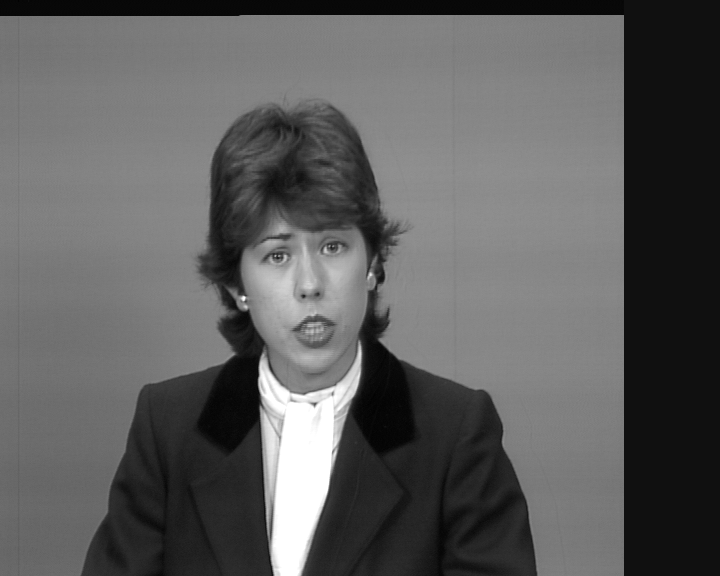
%> input picture speech_recognition/miscellaneous_matlab/DSP_Lab/Exp 3/claire.tiff, 720 x 576 px
$ octave horizontal_gradient.m   (GNU Octave 9; MATLAB toolbox functions it lacks are replaced by stand-ins)
%> lines starting %> are read from the running program, lines starting %| are printed output that depends on the picture; in (x1, y1, x2, y2) boxes, pixels count from 0 and x2, y2 are one past the last pixel; in counts of white or black regions, pixels touching at a corner belong together; the program's own positions count from 1
%ECSE 490 Final Demo Isabel Helleur April 3, 2013

image = cast(imread('claire.tiff'), 'double');
%> image: size 576x720 double; min 1, max 255, mean 93.4; mean of the top-left, top-right, bottom-left and bottom-right quarters 108.6, 95.8, 101.2, 67.9

new_image = zeros(576,720);%create a new matrix for the new image

threshold = 100; %define a threshold for edge detection

horizontal_sobel_filter = transpose(fspecial('sobel'));

%convolve the image with the Sobel filter
edges = conv2(image, horizontal_sobel_filter);
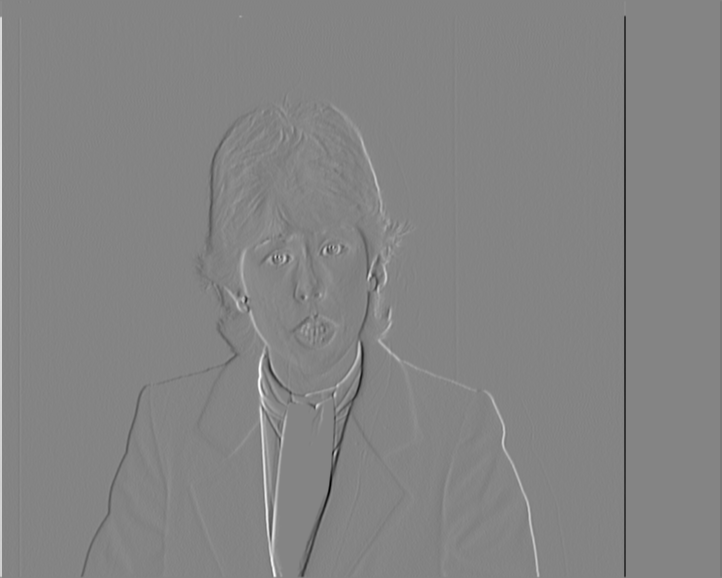
%> edges: size 578x722 double; min -721, max 668, mean 0; drawn with min black and max white


%use a thresholding scheme to find the edges
for n1 = 1:1:576
    for n2 = 1:1:720
        if(edges(n1,n2) > threshold)
            new_image(n1,n2) = 255; %above threshold -> max value
        else new_image(n1,n2) = 0; %below threshold -> min value
        end
    end
end
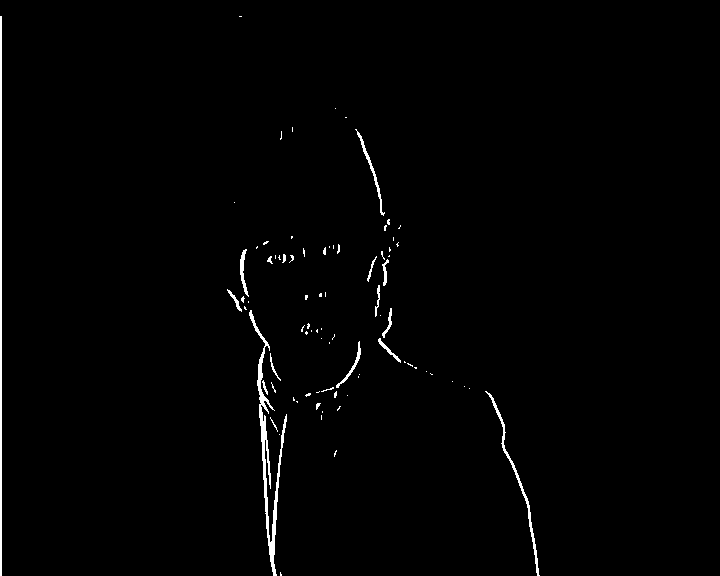
%> new_image: size 576x720 double; 1.2% white; 83 white regions (65 under 20 px), largest, box (x1, y1, x2, y2) and area: (249, 310, 287, 576) 1505, (0, 16, 2, 576) 1120, (485, 391, 540, 576) 514

%add the image with the defined edges to the original image
composite = (image + new_image);
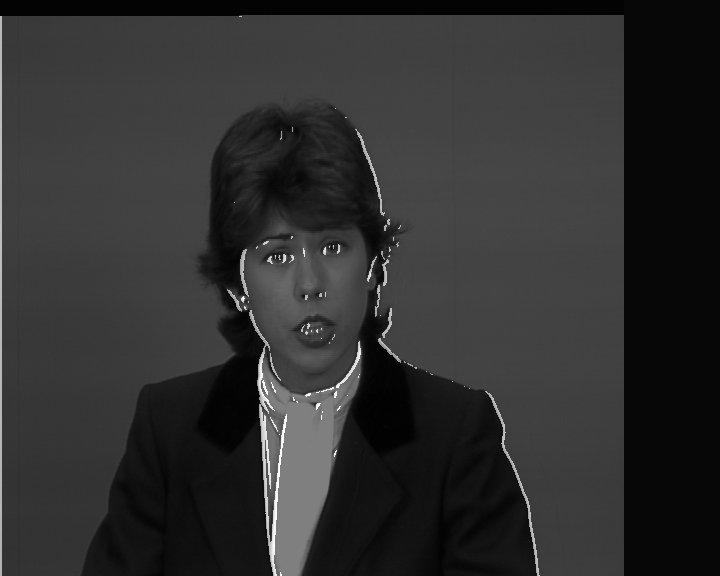
%> composite: size 576x720 double; min 1, max 510, mean 96.3; drawn with min black and max white
imagesc(composite);
colormap(gray);
